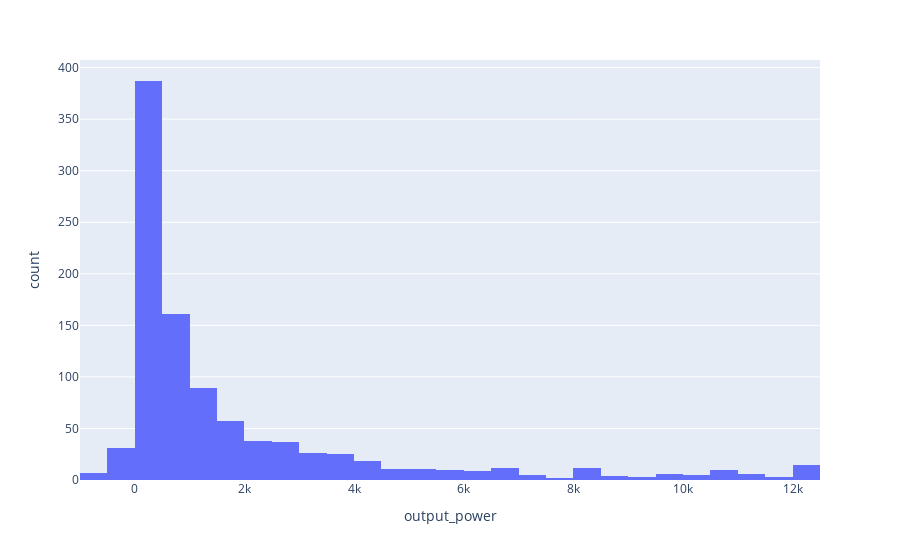

This figure's notebook cell:
### Code cell
fig = px.histogram(flat_power.sample(n=1000, random_state=1),x="output_power")
fig.show()

### Figure 1 — Plotly figure (JSON) as saved in the notebook; plotly's stock layout.template omitted (floating-point values rounded to 4 significant figures; data arrays with more than 128 entries replaced by an {"elided": "..."} marker saying what was removed)
{"data": [{"alignmentgroup": "True", "bingroup": "x", "hovertemplate": "output_power=%{x}<br>count=%{y}<extra></extra>", "legendgroup": "", "marker": {"color": "#636efa", "pattern": {"shape": ""}}, "name": "", "offsetgroup": "", "orientation": "v", "showlegend": false, "type": "histogram", "x": {"elided": "1000 int values"}, "xaxis": "x", "yaxis": "y"}], "layout": {"autosize": true, "barmode": "relative", "legend": {"tracegroupgap": 0}, "margin": {"t": 60}, "xaxis": {"anchor": "y", "autorange": true, "domain": [0, 1], "range": [-1000.0, 12500.0], "title": {"text": "output_power"}, "type": "linear"}, "yaxis": {"anchor": "x", "autorange": true, "domain": [0, 1], "range": [0, 407.4], "title": {"text": "count"}}}}
